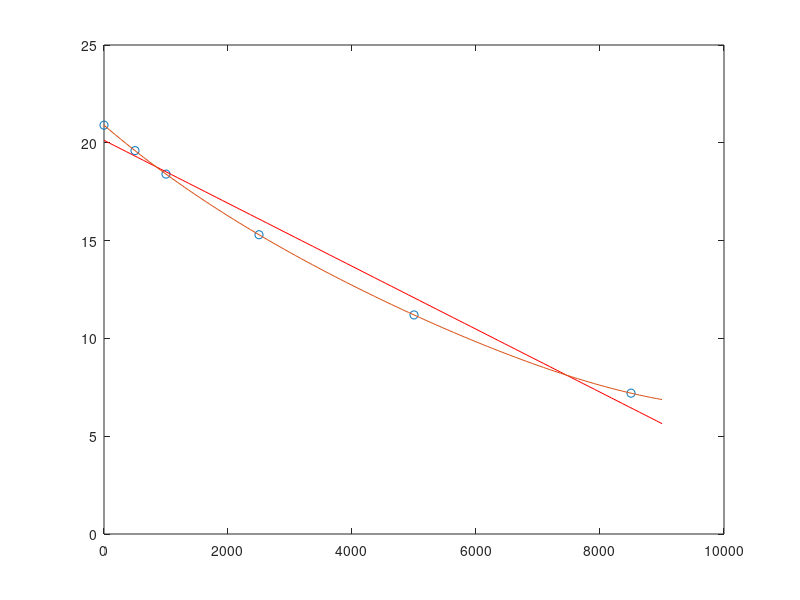

This figure's MATLAB source:
%x=altitudine
%f=oxigen
%p=polyfit(x,y,3) nr=grad polinom
%raspuns=polyval(p,753)

x=[0,500,1000,2500,5000,8500];
y=[20.9,19.6,18.4,15.3,11.2,7.2];
p1=polyfit(x,y,1);
p2=polyfit(x,y,4);
raspuns1=polyval(p1,753); % oxygen_753m
raspuns2=polyval(p2,6000);% oxygen_6000m

p=polyfit(6000,9.9,4);
raspuns3=polyval(p,6000);
raspuns3-raspuns2
 
%  Plot pct de interpolare si polinoame de interpolare
vector = linspace(0, 9000, 100);
interpolation_p1 = polyval(p1, vector);
interpolation_p2 = polyval(p2, vector);

plot(x, y, 'o');
hold on; 
plot(vector, interpolation_p1, 'r' );%'polinom de grad 3'
plot(vector, interpolation_p2); % 'polinom de grad 4'

